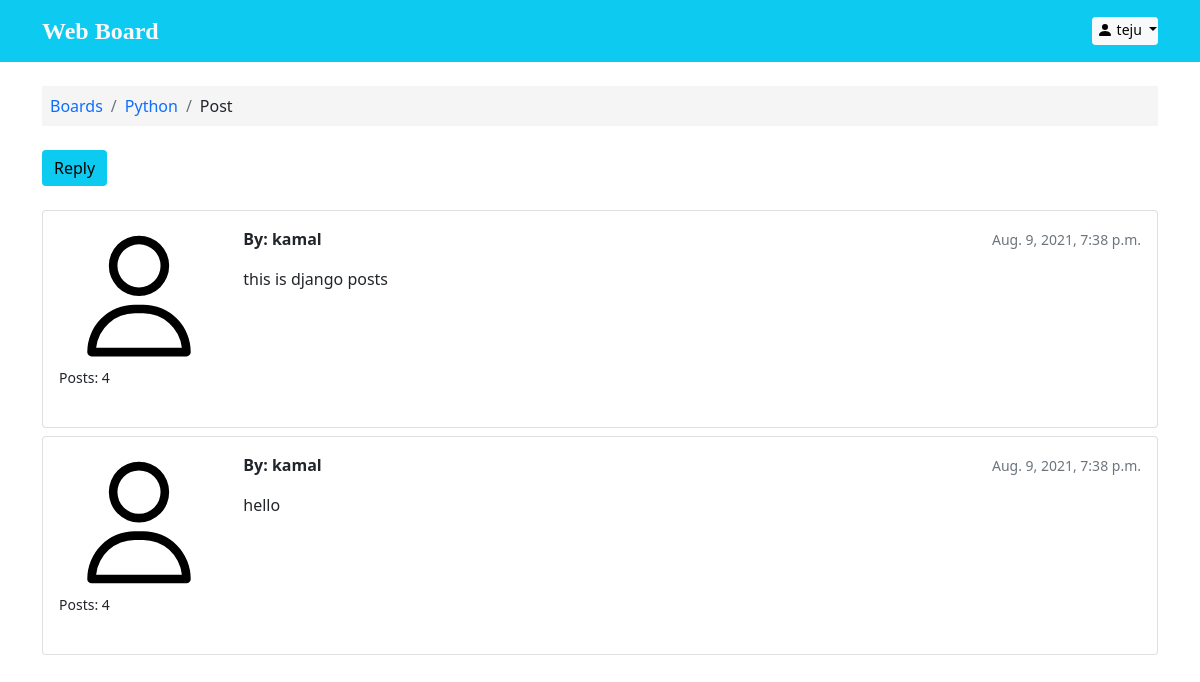
Page /Python/Django/post/44/24/ (signed in) on the committed database.
### boards/models.py (models this page shows, shortened)
class Topic(models.Model):
    subject = models.CharField(max_length=99)
    created_at = models.DateTimeField(auto_now_add=True)
    board = models.ForeignKey(Board, on_delete=models.CASCADE, related_name='topics')
    starter = models.ForeignKey(User, on_delete= models.CASCADE, related_name='topics')
    message = models.TextField(max_length=250)

class Board(models.Model):
    name = models.CharField(max_length=99, unique=True)
    description = models.CharField(max_length=200)
    def __str__(self):
        return self.name

class Post(models.Model):
    message = models.TextField(max_length=250)
    topic = models.ForeignKey(Topic, on_delete=models.CASCADE, related_name='post_topic')
    created_at = models.DateTimeField(auto_now_add=True)
    updated_at = models.DateTimeField(null=True)
    created_by = models.ForeignKey(User, on_delete= models.CASCADE, related_name='post')
    updated_by = models.ForeignKey(User, on_delete= models.CASCADE,null=True, related_name='+' )

### boards/views.py (the view)
# urls.py: url(r'^post-update/(?P<id>\d+)/$', views.update_post, name='update-post'),
def post(request, board_name,  topic_subject, topic_pk, post_id):
    topic = Topic.objects.get(pk=topic_pk)
    post = Post.objects.get(id=post_id)
    post_form = PostForm()
    update_post_form = PostForm(request.POST or None, instance = post)
    ctx = {'topic': topic,'post':post, 'post_form':post_form, 'update_post_form':update_post_form , 'login_form':loginform, 'signup_form': signupform}
    return render(request, 'topic_post.html', ctx )

### templates/topic_post.html (shortened to what this page needs)
{% extends 'base.html' %}
{% load static %}
{% load custom_tags %}
{% block content %}
<div class="container">
  <ol class="breadcrumb my-4 p-2" style="background-color: whitesmoke;" >
    <li class="breadcrumb-item"> <a class="text-decoration-none" href="{% url 'boards:home' %}"> Boards</a></li>
    <li class="breadcrumb-item "> <a class="text-decoration-none" href="{% url 'boards:topic-list' topic.board %}">{{topic.board}}</a></li>
    <li class="breadcrumb-item">Post</li>
  </ol>
<div class="mb-4">
  {% if user.is_authenticated %}
  <button type="button" class="btn btn-info border-0" data-bs-toggle="modal" data-bs-target="#replytopic">Reply</button>
  {% else %}
  <button type="button"  data-bs-toggle="modal" data-bs-target="#login"  class="btn btn-info mb-3 ml-4 border-0">Reply</button>
  {% endif %}
</div>
{% for item in topic.post_topic.all %}
<div class="card mb-2">
  <div class="card-body ">
    <div class="row">
      <div class="col-2">
        <img src="{% static 'images/avatar.svg' %}" alt="{{ post.created_by.username }}" class="w-100 h-75" >
        <small>Posts: {{ item.created_by.post.count }}</small>
      </div>
      <div class="col-10">
        <div class="row mb-3">
          <div class="col-6">
            <strong class="text">By: {{ item.created_by }}</strong>
          </div>
          <div class="col-6 text-end">
            <small class="text-muted">{{ item.created_at }}</small>
          </div>
        </div>
        {{ item.message }}
      </div>
    </div>
  </div>
</div>
{% endfor %}
</div>
{% endblock %}

### templates/header.html (shortened to what this page needs)
<nav class="navbar navbar-light bg-info text-light p-2">
    <div class="container">
      <a class="navbar-brand text-light" href="{% url 'boards:home'%}" style="font-family: papyrus;  font-weight: bolder; font-size: 1.5rem;">Web Board</a>
    <div>
    {% if  user.is_authenticated %}
    <div class="btn-group">
      <button class="btn btn-light btn-sm dropdown-toggle p-0" type="button" id="dropdownMenuClickableOutside" data-bs-toggle="dropdown" data-bs-auto-close="inside" aria-expanded="false">
        <svg xmlns="http://www.w3.org/2000/svg" width="16" height="18" fill="currentColor" class="bi bi-person-fill mb-2 mx-1" viewBox="0 0 16 10">
          <path d="M3 14s-1 0-1-1 1-4 6-4 6 3 6 4-1 1-1 1H3zm5-6a3 3 0 1 0 0-6 3 3 0 0 0 0 6z"/>
        </svg>{{ request.user }}
      </button>
    </div>
      {% else%}
      <btn class="btn bg-secondary btn-sm px-3 mx-2 text-decoration-none text-light" data-bs-toggle="modal"
      data-bs-target="#login">Log In</btn>
     <btn class="btn bg-primary btn-sm px-3 text-decoration-none text-light" data-bs-toggle="modal"
      data-bs-target="#signup">Sign Up</btn>
    {% endif%}
      </div>
    </div>
  </nav>

### rows in the picture
Topic: board "Python"
Post: created_by.post.count "4", created_by "kamal", created_at "Aug. 9, 2021, 7:38 p.m.", message "this is django posts"
Post: created_by.post.count "4", created_by "kamal", created_at "Aug. 9, 2021, 7:38 p.m.", message "hello"

### other values in the picture
{{ request.user }} "teju"
